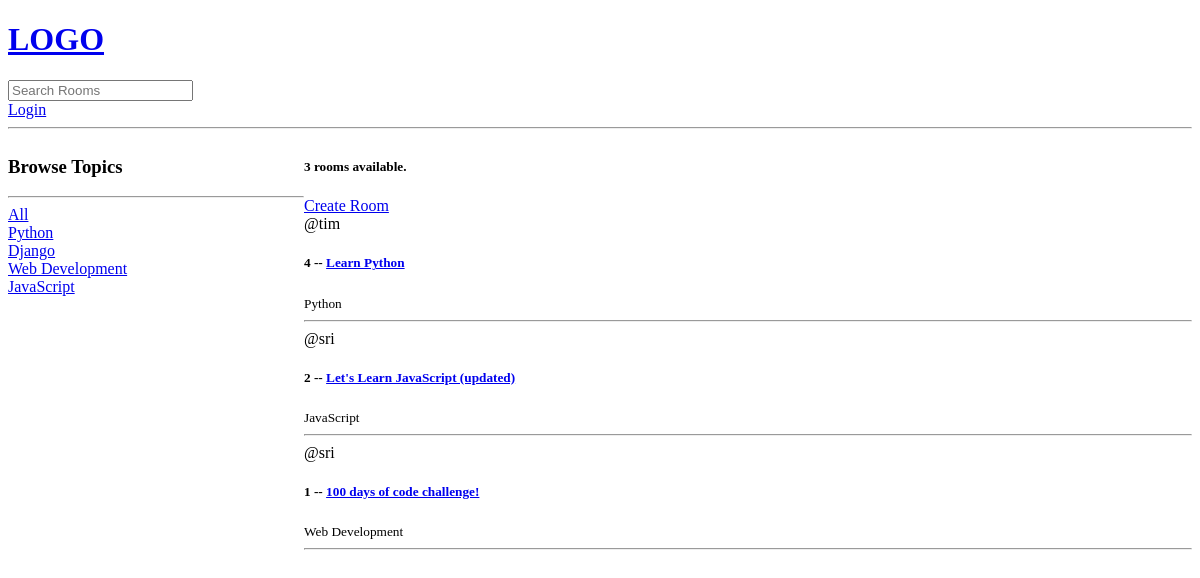
Before: / with the older database file.
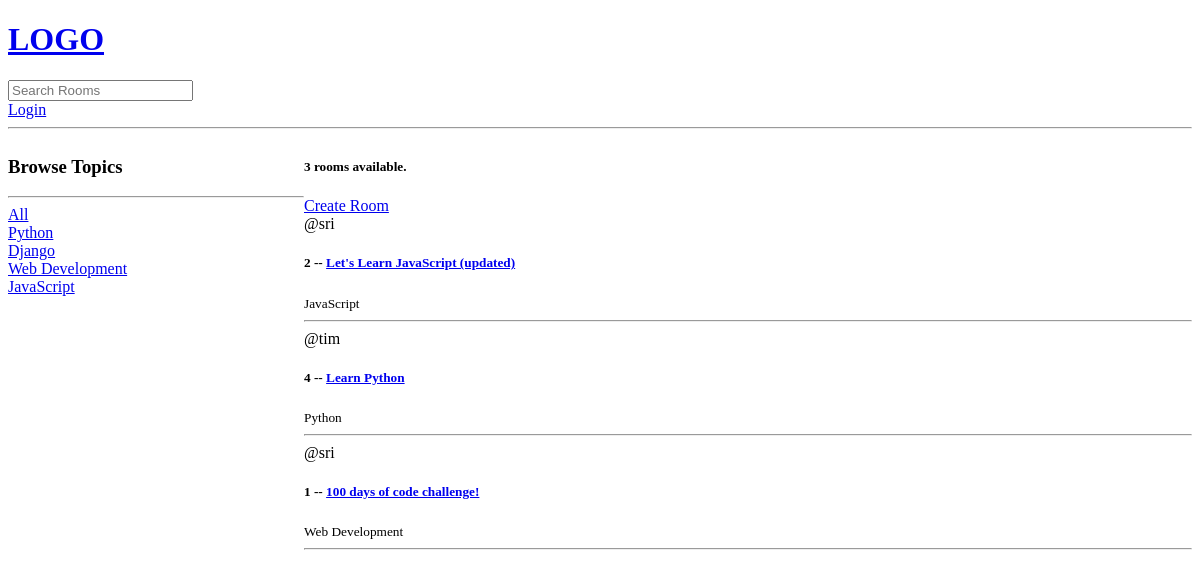
After: the same page with the newer database file.
### base/models.py (models this page shows, shortened)
class Topic(models.Model):
    name = models.CharField(max_length=200)

class Room(models.Model):
    host = models.ForeignKey(User, on_delete=models.SET_NULL, null=True)
    topic = models.ForeignKey(Topic, on_delete=models.SET_NULL, null=True)
    name = models.CharField(max_length=200)
    description = models.TextField(null=True, blank=True)
    participants = models.ManyToManyField(User, related_name='participants', blank=True)
    updated = models.DateTimeField(auto_now=True)
    created = models.DateTimeField(auto_now_add=True)
    class Meta:
        ordering = ['-updated', '-created']

### base/views.py (the view)
# urls.py: path('', views.home, name="home"),
def home(request):
    q = request.GET.get('q') if request.GET.get('q') != None else ''
    rooms = Room.objects.filter(
        Q(topic__name__icontains=q) |
        Q(name__icontains=q) |
        Q(description__icontains=q)
        )
    topics = Topic.objects.all()
    room_count = rooms.count()
    context = {'rooms' : rooms, 'topics' : topics, 'room_count' : room_count}
    return render(request, 'base/home.html', context)

### base/templates/base/home.html (shortened to what this page needs)
{% extends 'main.html' %}
{% block content %}
<div class="home-container">
    <div>
        <h3>Browse Topics</h3>
        <hr>
        <div>
            <a href="{% url 'home' %}">All</a>
        </div>
        {% for topic in topics %}
            <div>
                <a href="{% url 'home' %}?q={{topic.name}}">{{topic.name}}</a>
            </div>
        {% endfor %}
    </div>
    <div>
        <h5>{{room_count}} rooms available.</h5>
        <a href="{% url 'create-room' %}">Create Room</a>
        <div>
            {% for room in rooms %}
                <div>
                    <span>@{{room.host.username}}</span>
                    <h5>{{room.id}} -- <a href="{% url 'room' room.id %}">{{room.name}}</a></h5>
                    <small>{{room.topic.name}}</small>
                    <hr>
                </div>
            {% endfor %}
        </div>
    </div>
</div>
{% endblock content %}

Changed rows visible on the page:
changed Room "Let's Learn JavaScript (updated)": moves up the list
